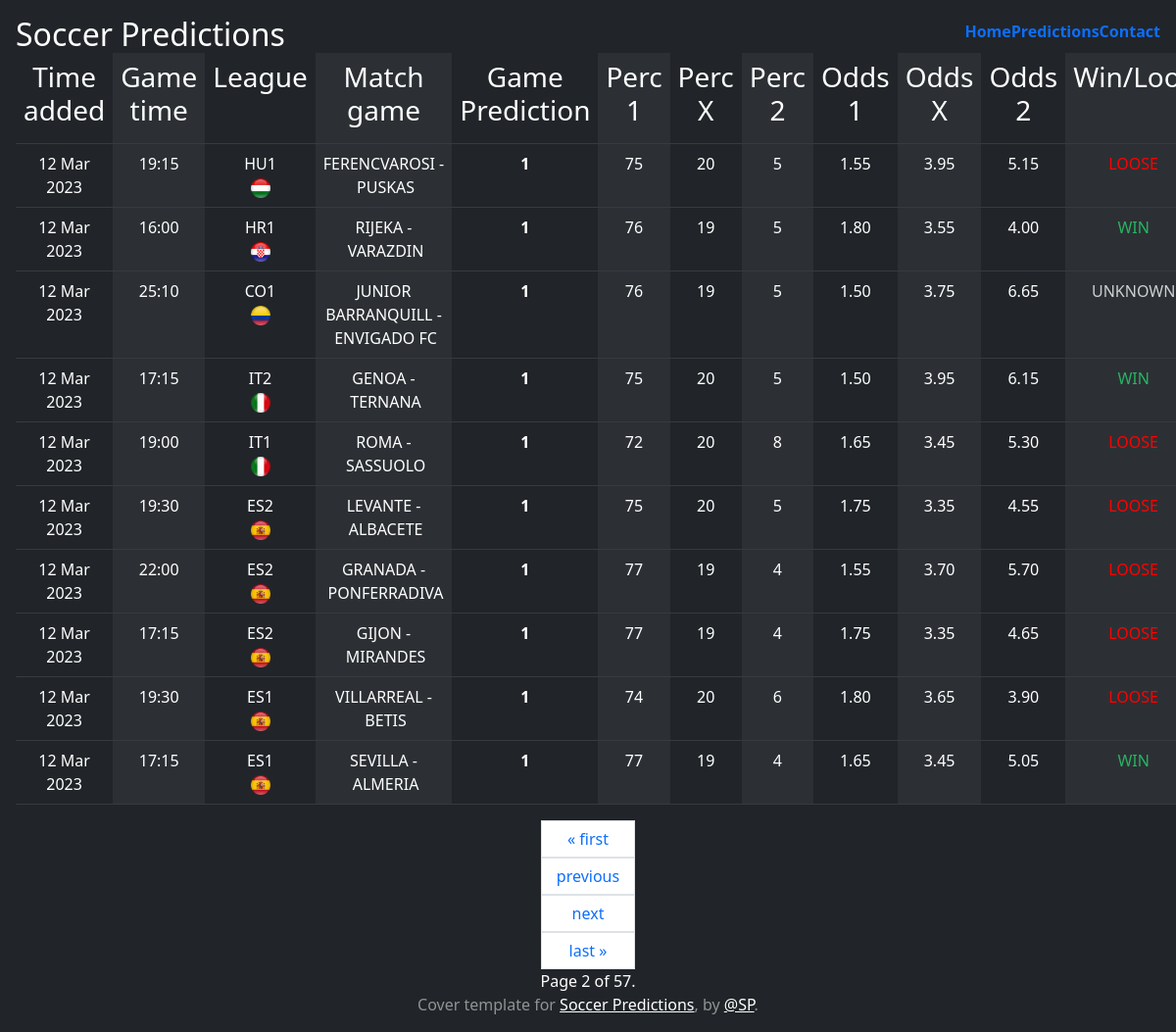
The page /predictions/?page=2 on the database as committed earlier.
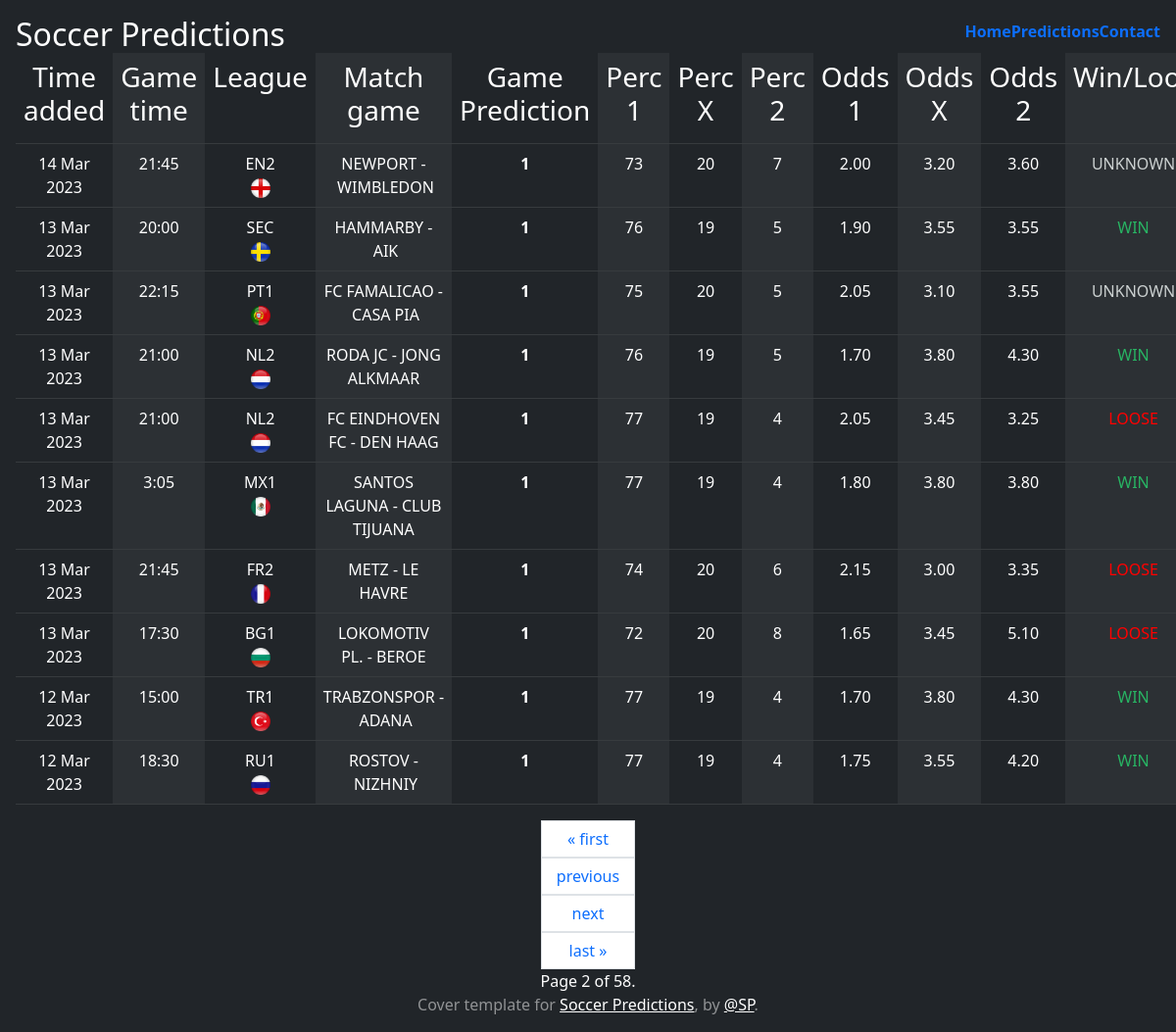
The same page on the database as committed later.
### soccer_prediction/predictions/models.py (models this page shows)
class MatchGamePrediction(models.Model):
    league = models.CharField(max_length=10)
    time = models.CharField(max_length=10)
    match_game = models.CharField(max_length=30)
    prediction_for_1 = models.PositiveIntegerField()
    prediction_for_x = models.PositiveIntegerField()
    prediction_for_2 = models.PositiveIntegerField()
    general_prediction = models.CharField(max_length=10)
    odds_1 = models.CharField(max_length=10)
    odds_X = models.CharField(max_length=10)
    odds_2 = models.CharField(max_length=10)
    general_prediction_and_outcome = models.CharField(max_length=10, default="UNKNOWN")
    time_added = models.DateTimeField(auto_now_add=True)
    class Meta:
        ordering = ["-time_added", "time", ]

### soccer_prediction/predictions/views.py (the view)
# urls.py: path('predictions/', PredictionsListView.as_view(), name='predictions'),
class PredictionsListView(ListView):
    paginate_by = 10
    model = MatchGamePrediction
    template_name = 'predictions.html'
    def get_paginated_matches(self):
        page = self.request.GET.get('page', 1)
        now = timezone.now()
        match_game_prediction = MatchGamePrediction.objects.all()
        paginator = Paginator(match_game_prediction, self.paginate_by)
        return paginator.get_page(page)
    def get_context_data(self, **kwargs):
        context = super().get_context_data(**kwargs)
        context['match_game_prediction'] = self.get_paginated_matches()
        return context

### templates/predictions.html (shortened to what the changed rows need)
{% extends 'base.html' %}
{% load static %}
{% block page_content %}
    {% load tz %}
    <body>
    <table class="table table-dark table-striped-columns">
        {% for game in match_game_prediction %}
            <tr>
            <td>{{ game.time_added|date:"d M Y" }}</td>
            <td>{{ game.time }}</td>
            <td>{{ game.league }}<br>
                {% if game.league == "ECL" %}
                    <img class="flag" src={% static 'img/ECL.png' %} width="20px" height="20px" alt="flag">
                {% elif game.league == "ECO" %}
                    <img class="flag" src={% static 'img/ECO.png' %} width="20px" height="20px" alt="flag">
                {% elif game.league == "EEL" %}
                    <img class="flag" src={% static 'img/EEL.png' %} width="20px" height="20px" alt="flag">
                {% elif game.league == "ENL" or game.league == "ENP" or game.league == "ENF" or game.league == "ENB" or game.league == "ENC" or game.league == "EN1" or game.league == "EN2" %}
                    <div class="flag-wrapper">
                        <img class="flag" src={% static 'img/eng_flag.png' %} width="20px" height="20px" alt="flag">
                    </div>
                {% elif game.league == "ES1" or game.league == "ES2" or game.league == "ESC" or game.league == "ESS" %}
                    <img src={% static 'img/spain_flag.png' %} width="20" height="20" alt="flag">
                {% elif game.league == "PT1" or game.league == "PT2" or game.league == "PTC" %}
                    <img src={% static 'img/portugal_flag.png' %} width="20" height="20" alt="flag">
                {% elif game.league == "IT1" or game.league == "IT2" or game.league == "ITC" %}
                    <img src={% static 'img/italy_flag.png' %} width="20" height="20" alt="flag">
                {% elif game.league == "NL1" or game.league == "NL2" or game.league == "NLC" %}
                    <img src={% static 'img/netherland_flag.png' %} width="20" height="20" alt="flag">
                {% elif game.league == "BE1" or game.league == "BE2" or game.league == "BEC" %}
                    <img src={% static 'img/belgium_flag.png' %} width="20" height="20" alt="flag">
                {% elif game.league == "FR1" or game.league == "FR2" or game.league == "FRC" %}
                    <img src={% static 'img/france_flag.png' %} width="20" height="20" alt="flag">
                {% elif game.league == "IL1" or game.league == "IL2" or game.league == "ILC" %}
                    <img src={% static 'img/israel_flag.png' %} width="20" height="20" alt="flag">
                {% elif game.league == "GR1" or game.league == "GR2" or game.league == "GRC" %}
                    <img src={% static 'img/greece_flag.png' %} width="20" height="20" alt="flag">
                {% elif game.league == "MX1" or game.league == "MX2" or game.league == "MXC" %}
                    <img src={% static 'img/mexico_flag.png' %} width="20" height="20" alt="flag">
                {% elif game.league == "TR1" or game.league == "TR2" or game.league == "TRC" %}
                    <img src={% static 'img/turkey_flag.png' %} width="20" height="20" alt="flag">
                {% elif game.league == "SCL" or game.league == "SCP" or game.league == "SCF" or game.league == "SCB" or game.league == "SCC" or game.league == "SC1" or game.league == "SC2" %}
                    <img src={% static 'img/scotland_flag.png' %} width="20" height="20" alt="flag">
                {% elif game.league == "CYC" or game.league == "CY1" or game.league == "CY2" %}
                    <img src={% static 'img/cyprus_flag.png' %} width="20" height="20" alt="flag">
                {% elif game.league == "ZAC" or game.league == "ZA1" or game.league == "ZA2" %}
                    <img src={% static 'img/rsa_flag.png' %} width="20" height="20" alt="flag">
                {% elif game.league == "CHC" or game.league == "CH1" or game.league == "CH2" %}
                    <img src={% static 'img/switzerland_flag.png' %} width="20" height="20" alt="flag">
                {% elif game.league == "DEC" or game.league == "DE1" or game.league == "DE2" %}
                    <img src={% static 'img/germany_flag.png' %} width="20" height="20" alt="flag">
                {% elif game.league == "ROC" or game.league == "RO1" or game.league == "RO2" %}
                    <img src={% static 'img/romania_flag.png' %} width="20" height="20" alt="flag">
                {% elif game.league == "CLC" or game.league == "CL1" or game.league == "CL2" %}
                    <img src={% static 'img/chili_flag.png' %} width="20" height="20" alt="flag">
                {% elif game.league == "THC" or game.league == "TH1" or game.league == "TH2" %}
                    <img src={% static 'img/thailand_flag.png' %} width="20" height="20" alt="flag">
                {% elif game.league == "HUC" or game.league == "HU1" or game.league == "HU2" %}
                    <img src={% static 'img/hungary_flag.png' %} width="20" height="20" alt="flag">
                {% elif game.league == "ARC" or game.league == "AR1" or game.league == "AR2" %}
                    <img src={% static 'img/argentina_flag.png' %} width="20" height="20" alt="flag">
                {% elif game.league == "COC" or game.league == "CO1" or game.league == "CO2" %}
                    <img src={% static 'img/columbia_flag.png' %} width="20" height="20" alt="flag">
                {% elif game.league == "HRC" or game.league == "HR1" or game.league == "HR2" %}
                    <img src={% static 'img/croatia2_flag.png' %} width="20" height="20" alt="flag">
                {% elif game.league == "PLC" or game.league == "PL1" or game.league == "PL2" %}
                    <img src={% static 'img/poland_flag.png' %} width="20" height="20" alt="flag">
                {% elif game.league == "CZC" or game.league == "CZ1" or game.league == "CZ2" %}
                    <img src={% static 'img/czech_flag.png' %} width="20" height="20" alt="flag">
                {% elif game.league == "ATC" or game.league == "АТ1" or game.league == "АТ2" %}
                    <img src={% static 'img/austria_flag.png' %} width="20" height="20" alt="flag">
                {% elif game.league == "UYC" or game.league == "UY1" or game.league == "UY2" %}
                    <img src={% static 'img/uruguay_flag.png' %} width="20" height="20" alt="flag">
                {% elif game.league == "RSC" or game.league == "RS1" or game.league == "RS2" %}
                    <img src={% static 'img/serbia_flag.png' %} width="20" height="20" alt="flag">
                {% elif game.league == "BGC" or game.league == "BG1" or game.league == "BG2" %}
                    <img src={% static 'img/bulgaria_flag.png' %} width="20" height="20" alt="flag">
                {% elif game.league == "SKC" or game.league == "SK1" or game.league == "SK2" %}
                    <img src={% static 'img/slovakia_flag.png' %} width="20" height="20" alt="flag">
                {% elif game.league == "SIC" or game.league == "SI1" or game.league == "SI2" %}
                    <img src={% static 'img/slovenia_flag.png' %} width="20" height="20" alt="flag">
                {% elif game.league == "SEC" or game.league == "SE1" or game.league == "SE2" %}
                    <img src={% static 'img/sweden_flag.png' %} width="20" height="20" alt="flag">
                {% elif game.league == "DKC" or game.league == "DK1" or game.league == "DK2" %}
                    <img src={% static 'img/denmark_flag.png' %} width="20" height="20" alt="flag">
                {% elif game.league == "ATC" or game.league == "AT1" or game.league == "AT2" %}
                    <img src={% static 'img/austria_flag.png' %} width="20" height="20" alt="flag">
                {% elif game.league == "RUC" or game.league == "RU1" or game.league == "RU2" %}
                    <img src={% static 'img/russia_flag.png' %} width="20" height="20" alt="flag">
                {% elif game.league == "USC" or game.league == "US1" or game.league == "US2" %}
                    <img src={% static 'img/usa_flag.png' %} width="20" height="20" alt="flag">
                {% elif game.league == "IEC" or game.league == "IE1" or game.league == "IE2" %}
                    <img src={% static 'img/ireland_flag.png' %} width="20" height="20" alt="flag">
                {% elif game.league == "JPC" or game.league == "JP1" or game.league == "JP2" %}
                    <img src={% static 'img/japan_flag.png' %} width="20" height="20" alt="flag">
                {% elif game.league == "BAC" or game.league == "BA1" or game.league == "BA2" %}
                    <img src={% static 'img/bosnia_flag.png' %} width="20" height="20" alt="flag">
                {% elif game.league == "KZC" or game.league == "KZ1" or game.league == "KZ2" %}
                    <img src={% static 'img/kazahstan_flag.png' %} width="20" height="20" alt="flag">
                {% elif game.league == "AZC" or game.league == "AZ1" or game.league == "AZ2" %}
                    <img src={% static 'img/azerbaijan_flag.png' %} width="20" height="20" alt="flag">
                    {% elif game.league == "NOC" or game.league == "NO1" or game.league == "NO2" %}
                    <img src={% static 'img/norway_flag.png' %} width="20" height="20" alt="flag">
                {% else %}
                    <img src={% static 'img/football_flag.png' %} width="20" height="20" alt="flag">
                {% endif %}
            </td>
            <td>{{ game.match_game }}</td>
            <td><b>{{ game.general_prediction }}</b></td>
            <td>{{ game.prediction_for_1 }}</td>
            <td>{{ game.prediction_for_x }}</td>
            <td>{{ game.prediction_for_2 }}</td>
            <td>{{ game.odds_1|floatformat:2 }}</td>
            <td>{{ game.odds_X|floatformat:2 }}</td>
            <td>{{ game.odds_2|floatformat:2 }}</td>
            <td>
                {% if game.general_prediction_and_outcome == "WIN" %}
                    <p style="color:#28B463">WIN</p>
                {% elif game.general_prediction_and_outcome == "LOOSE" %}
                    <p style="color:#FF0000">LOOSE</p>
                {% elif game.general_prediction_and_outcome == "UNKNOWN" %}
                    <p style="color:#CCD1D1">UNKNOWN</p>
                {% endif %}
            </td>
        {% endfor %}
        </tr>
    </table>
    <nav aria-label="Page navigation example">
        <div class="pagination justify-content-center">
    <span>
        {% if match_game_prediction.has_previous %}
            <a class="page-link" href="?page=1">&laquo; first</a>
            <a class="page-link" href="?page={{ match_game_prediction.previous_page_number }}">previous</a>
        {% endif %}
        {% if page_obj.has_next %}
            <a class="page-link" href="?page={{ match_game_prediction.next_page_number }}">next</a>
            <a class="page-link" href="?page={{ match_game_prediction.paginator.num_pages }}">last &raquo;</a>
        {% endif %}
        <span class="page-item">
            Page {{ match_game_prediction.number }} of {{ match_game_prediction.paginator.num_pages }}.
        </span>
    </span>
        </div>
    </nav>
    </body>
{% endblock %}

Rows that differ between the two databases and show on the page:
no longer on this page (row unchanged): MatchGamePrediction: time_added "12 Mar 2023", time "19:15", league "HU1", match_game "FERENCVAROSI - PUSKAS", general_prediction "1", prediction_for_1 "75", prediction_for_x "20", prediction_for_2 "5", odds_1 "1.55", odds_X "3.95", odds_2 "5.15", general_prediction_and_outcome "LOOSE"
no longer on this page (row unchanged): MatchGamePrediction: time_added "12 Mar 2023", time "16:00", league "HR1", match_game "RIJEKA - VARAZDIN", general_prediction "1", prediction_for_1 "76", prediction_for_x "19", prediction_for_2 "5", odds_1 "1.80", odds_X "3.55", odds_2 "4.00", general_prediction_and_outcome "WIN"
no longer on this page (row edited): MatchGamePrediction: time_added "12 Mar 2023", time "25:10", league "CO1", match_game "JUNIOR BARRANQUILL - ENVIGADO FC", general_prediction "1", prediction_for_1 "76", prediction_for_x "19", prediction_for_2 "5", odds_1 "1.50", odds_X "3.75", odds_2 "6.65", general_prediction_and_outcome "UNKNOWN"
no longer on this page (row unchanged): MatchGamePrediction: time_added "12 Mar 2023", time "17:15", league "IT2", match_game "GENOA - TERNANA", general_prediction "1", prediction_for_1 "75", prediction_for_x "20", prediction_for_2 "5", odds_1 "1.50", odds_X "3.95", odds_2 "6.15", general_prediction_and_outcome "WIN"
no longer on this page (row unchanged): MatchGamePrediction: time_added "12 Mar 2023", time "19:00", league "IT1", match_game "ROMA - SASSUOLO", general_prediction "1", prediction_for_1 "72", prediction_for_x "20", prediction_for_2 "8", odds_1 "1.65", odds_X "3.45", odds_2 "5.30", general_prediction_and_outcome "LOOSE"
no longer on this page (row unchanged): MatchGamePrediction: time_added "12 Mar 2023", time "19:30", league "ES2", match_game "LEVANTE - ALBACETE", general_prediction "1", prediction_for_1 "75", prediction_for_x "20", prediction_for_2 "5", odds_1 "1.75", odds_X "3.35", odds_2 "4.55", general_prediction_and_outcome "LOOSE"
no longer on this page (row unchanged): MatchGamePrediction: time_added "12 Mar 2023", time "22:00", league "ES2", match_game "GRANADA - PONFERRADIVA", general_prediction "1", prediction_for_1 "77", prediction_for_x "19", prediction_for_2 "4", odds_1 "1.55", odds_X "3.70", odds_2 "5.70", general_prediction_and_outcome "LOOSE"
no longer on this page (row unchanged): MatchGamePrediction: time_added "12 Mar 2023", time "17:15", league "ES2", match_game "GIJON - MIRANDES", general_prediction "1", prediction_for_1 "77", prediction_for_x "19", prediction_for_2 "4", odds_1 "1.75", odds_X "3.35", odds_2 "4.65", general_prediction_and_outcome "LOOSE"
no longer on this page (row unchanged): MatchGamePrediction: time_added "12 Mar 2023", time "19:30", league "ES1", match_game "VILLARREAL - BETIS", general_prediction "1", prediction_for_1 "74", prediction_for_x "20", prediction_for_2 "6", odds_1 "1.80", odds_X "3.65", odds_2 "3.90", general_prediction_and_outcome "LOOSE"
no longer on this page (row unchanged): MatchGamePrediction: time_added "12 Mar 2023", time "17:15", league "ES1", match_game "SEVILLA - ALMERIA", general_prediction "1", prediction_for_1 "77", prediction_for_x "19", prediction_for_2 "4", odds_1 "1.65", odds_X "3.45", odds_2 "5.05", general_prediction_and_outcome "WIN"
added MatchGamePrediction: time_added "14 Mar 2023", time "21:45", league "EN2", match_game "NEWPORT - WIMBLEDON", general_prediction "1", prediction_for_1 "73", prediction_for_x "20", prediction_for_2 "7", odds_1 "2.00", odds_X "3.20", odds_2 "3.60", general_prediction_and_outcome "UNKNOWN"
now on this page (row edited): MatchGamePrediction: time_added "13 Mar 2023", time "20:00", league "SEC", match_game "HAMMARBY - AIK", general_prediction "1", prediction_for_1 "76", prediction_for_x "19", prediction_for_2 "5", odds_1 "1.90", odds_X "3.55", odds_2 "3.55", general_prediction_and_outcome "WIN"
now on this page (row unchanged): MatchGamePrediction: time_added "13 Mar 2023", time "22:15", league "PT1", match_game "FC FAMALICAO - CASA PIA", general_prediction "1", prediction_for_1 "75", prediction_for_x "20", prediction_for_2 "5", odds_1 "2.05", odds_X "3.10", odds_2 "3.55", general_prediction_and_outcome "UNKNOWN"
now on this page (row edited): MatchGamePrediction: time_added "13 Mar 2023", time "21:00", league "NL2", match_game "RODA JC - JONG ALKMAAR", general_prediction "1", prediction_for_1 "76", prediction_for_x "19", prediction_for_2 "5", odds_1 "1.70", odds_X "3.80", odds_2 "4.30", general_prediction_and_outcome "WIN"
now on this page (row edited): MatchGamePrediction: time_added "13 Mar 2023", time "21:00", league "NL2", match_game "FC EINDHOVEN FC - DEN HAAG", general_prediction "1", prediction_for_1 "77", prediction_for_x "19", prediction_for_2 "4", odds_1 "2.05", odds_X "3.45", odds_2 "3.25", general_prediction_and_outcome "LOOSE"
now on this page (row edited): MatchGamePrediction: time_added "13 Mar 2023", time "3:05", league "MX1", match_game "SANTOS LAGUNA - CLUB TIJUANA", general_prediction "1", prediction_for_1 "77", prediction_for_x "19", prediction_for_2 "4", odds_1 "1.80", odds_X "3.80", odds_2 "3.80", general_prediction_and_outcome "WIN"
now on this page (row edited): MatchGamePrediction: time_added "13 Mar 2023", time "21:45", league "FR2", match_game "METZ - LE HAVRE", general_prediction "1", prediction_for_1 "74", prediction_for_x "20", prediction_for_2 "6", odds_1 "2.15", odds_X "3.00", odds_2 "3.35", general_prediction_and_outcome "LOOSE"
now on this page (row edited): MatchGamePrediction: time_added "13 Mar 2023", time "17:30", league "BG1", match_game "LOKOMOTIV PL. - BEROE", general_prediction "1", prediction_for_1 "72", prediction_for_x "20", prediction_for_2 "8", odds_1 "1.65", odds_X "3.45", odds_2 "5.10", general_prediction_and_outcome "LOOSE"
now on this page (row unchanged): MatchGamePrediction: time_added "12 Mar 2023", time "15:00", league "TR1", match_game "TRABZONSPOR - ADANA", general_prediction "1", prediction_for_1 "77", prediction_for_x "19", prediction_for_2 "4", odds_1 "1.70", odds_X "3.80", odds_2 "4.30", general_prediction_and_outcome "WIN"
now on this page (row unchanged): MatchGamePrediction: time_added "12 Mar 2023", time "18:30", league "RU1", match_game "ROSTOV - NIZHNIY", general_prediction "1", prediction_for_1 "77", prediction_for_x "19", prediction_for_2 "4", odds_1 "1.75", odds_X "3.55", odds_2 "4.20", general_prediction_and_outcome "WIN"
Other text that changed with them:
{{ match_game_prediction.paginator.num_pages }}: "57" → "58"
